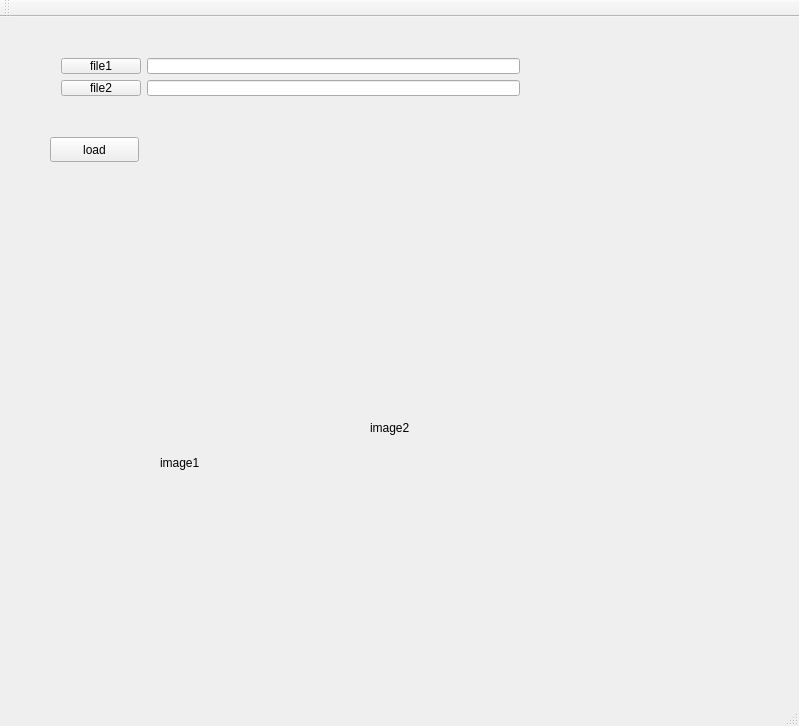
<?xml version="1.0" encoding="UTF-8"?>
<ui version="4.0">
 <class>MainWindow</class>
 <widget class="QMainWindow" name="MainWindow">
  <property name="geometry">
   <rect>
    <x>0</x>
    <y>0</y>
    <width>799</width>
    <height>726</height>
   </rect>
  </property>
  <property name="windowTitle">
   <string>MainWindow</string>
  </property>
  <widget class="QWidget" name="centralWidget">
   <widget class="QPushButton" name="load">
    <property name="geometry">
     <rect>
      <x>50</x>
      <y>120</y>
      <width>89</width>
      <height>25</height>
     </rect>
    </property>
    <property name="text">
     <string>load</string>
    </property>
   </widget>
   <widget class="QLabel" name="image1">
    <property name="geometry">
     <rect>
      <x>160</x>
      <y>120</y>
      <width>201</width>
      <height>651</height>
     </rect>
    </property>
    <property name="text">
     <string>image1</string>
    </property>
    <property name="scaledContents">
     <bool>true</bool>
    </property>
   </widget>
   <widget class="QLabel" name="image2">
    <property name="geometry">
     <rect>
      <x>370</x>
      <y>120</y>
      <width>171</width>
      <height>581</height>
     </rect>
    </property>
    <property name="text">
     <string>image2</string>
    </property>
    <property name="scaledContents">
     <bool>true</bool>
    </property>
   </widget>
   <widget class="QWidget" name="">
    <property name="geometry">
     <rect>
      <x>50</x>
      <y>30</y>
      <width>481</width>
      <height>60</height>
     </rect>
    </property>
    <layout class="QGridLayout" name="gridLayout">
     <item row="0" column="0">
      <layout class="QVBoxLayout" name="verticalLayout">
       <item>
        <widget class="QPushButton" name="select_file_first">
         <property name="text">
          <string>file1</string>
         </property>
        </widget>
       </item>
       <item>
        <widget class="QPushButton" name="select_file_second">
         <property name="text">
          <string>file2</string>
         </property>
        </widget>
       </item>
      </layout>
     </item>
     <item row="0" column="1">
      <layout class="QVBoxLayout" name="verticalLayout_2">
       <item>
        <widget class="QLineEdit" name="lineEdit"/>
       </item>
       <item>
        <widget class="QLineEdit" name="lineEdit_2"/>
       </item>
      </layout>
     </item>
    </layout>
   </widget>
  </widget>
  <widget class="QMenuBar" name="menuBar">
   <property name="geometry">
    <rect>
     <x>0</x>
     <y>0</y>
     <width>799</width>
     <height>22</height>
    </rect>
   </property>
  </widget>
  <widget class="QToolBar" name="mainToolBar">
   <attribute name="toolBarArea">
    <enum>TopToolBarArea</enum>
   </attribute>
   <attribute name="toolBarBreak">
    <bool>false</bool>
   </attribute>
  </widget>
  <widget class="QStatusBar" name="statusBar"/>
 </widget>
 <layoutdefault spacing="6" margin="11"/>
 <resources/>
 <connections/>
</ui>
